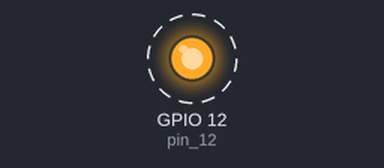
The program below on a simulated ESP32 board running MicroPython. On the bench: output pins drawn as LEDs (lit = HIGH). Dashed ring = blinking.

Above: at 0.2 s.
Timing chart, 0 to 3.0 s (numbered marks = the images above):
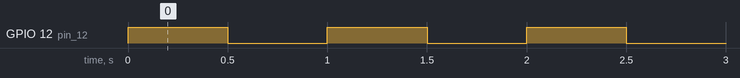

Measured:
- by itself, GPIO 12 (pin_12): alternates HIGH for 0.50 s and LOW for 0.50 s

The program:

2.LED__.py
```python
'''
该程序说明：使一颗 LED 闪烁
在线文档：https://docs.geeksman.com/esp32/MicroPython/04.esp32-micropython-LED.html
'''

import time
from machine import Pin


# 声明 Pin12 引脚对象
pin_12 = Pin(12, Pin.OUT)

# 循环语句
while True:
    pin_12.on()
    time.sleep(0.5)
    pin_12.off()
    time.sleep(0.5)
```
